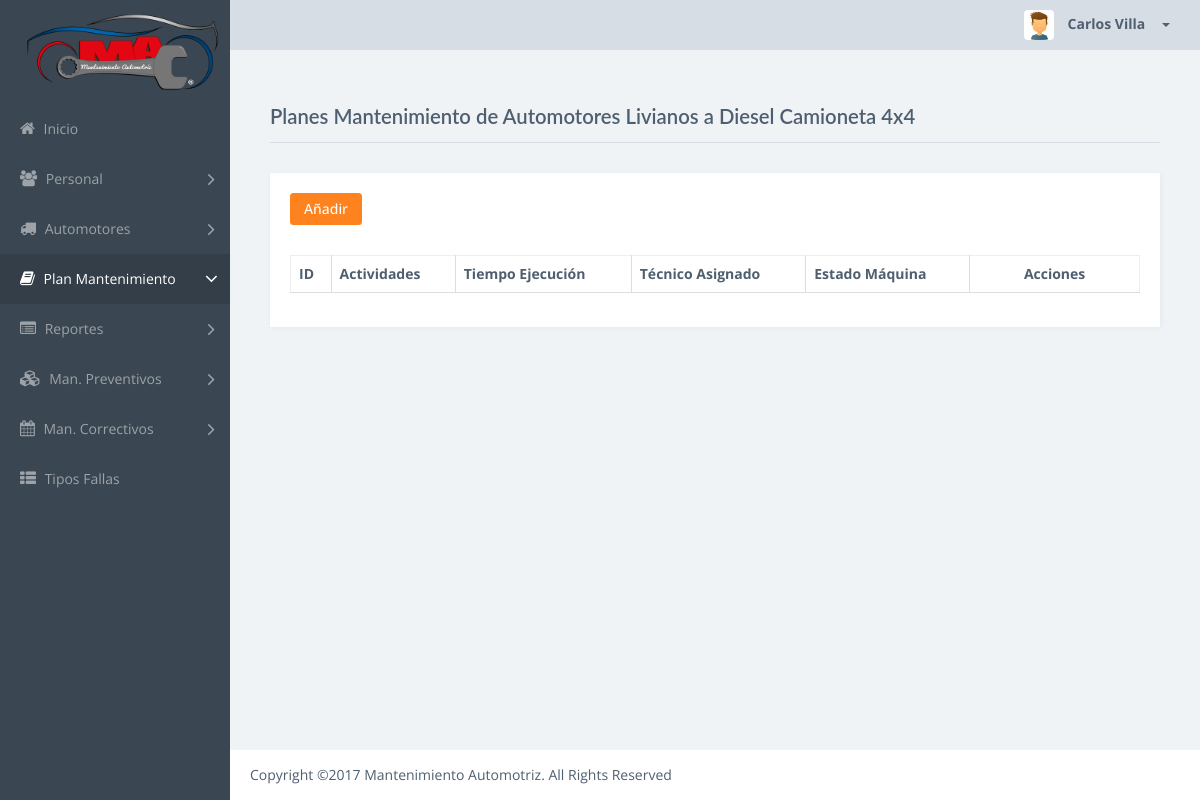
The page /Plan/listar/10 (signed in) on the database as committed earlier.
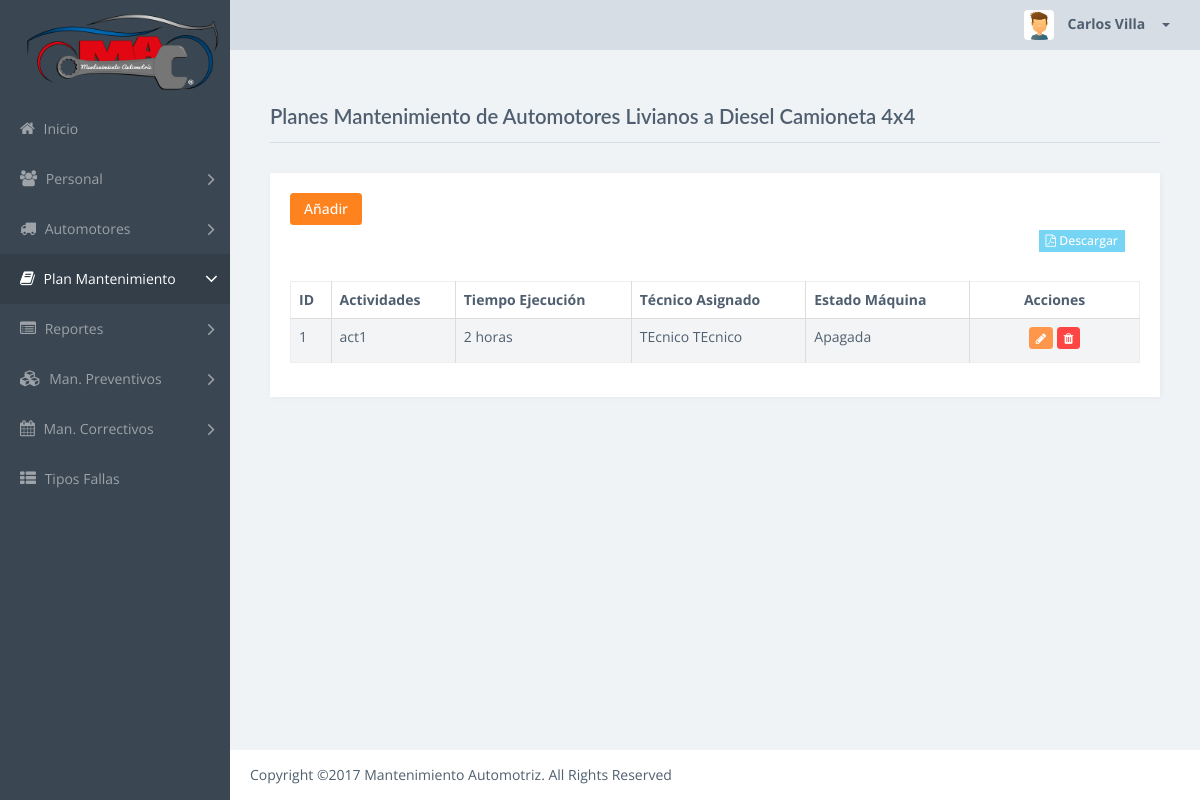
The same page on the database as committed later.
### tables this page shows
CREATE TABLE `plan_mantenimiento` (
  `id` int(11) NOT NULL AUTO_INCREMENT,
  `tiempo_ejecucion` varchar(64) NOT NULL,
  `estado_maquina` tinyint(4) NOT NULL,
  `herramientas` varchar(256) NOT NULL,
  `materiales` varchar(256) NOT NULL,
  `equipo` varchar(256) DEFAULT NULL,
  `procedimiento` text NOT NULL,
  `observaciones` varchar(2048) NOT NULL,
  `tarea` varchar(1024) NOT NULL,
  `tecnico_id` int(11) NOT NULL,
  `tipo_id` int(11) NOT NULL,
  `unidad_id` int(11) NOT NULL,
  `unidad_numero` int(11) NOT NULL,
  `alerta_numero` int(11) NOT NULL,
  `eliminado` tinyint(4) NOT NULL DEFAULT '0',
  `url` varchar(512) DEFAULT NULL,
  PRIMARY KEY (`id`)
);

CREATE TABLE `usuario` (
  `id` int(11) NOT NULL AUTO_INCREMENT,
  `tipo_usuario_id` int(11) NOT NULL,
  `nombres` varchar(64) NOT NULL,
  `apellidos` varchar(64) NOT NULL,
  `identificacion` varchar(13) NOT NULL,
  `direccion` varchar(512) NOT NULL,
  `telefono` varchar(10) DEFAULT NULL,
  `celular` varchar(10) DEFAULT NULL,
  `email` varchar(128) DEFAULT NULL,
  `usuario` varchar(64) NOT NULL,
  `password` varchar(128) NOT NULL,
  `eliminado` int(11) NOT NULL DEFAULT '0',
  `vehiculos` int(11) NOT NULL DEFAULT '0',
  PRIMARY KEY (`id`),
  KEY `fk_tecnico_tipo_usuario_idx` (`tipo_usuario_id`),
  CONSTRAINT `fk_tecnico_tipo_usuario` FOREIGN KEY (`tipo_usuario_id`) REFERENCES `tipo_usuario` (`id`) ON DELETE NO ACTION ON UPDATE NO ACTION
);

### controllers/PlanControlador.php (called while the page is built, shortened)
<?php
require_once (PATH_MODELOS . "/PlanModelo.php");
class PlanControlador {
	public function listar() {
		$model = new PlanModelo();
		$datos = $model->obtenerListadoPlan();
		$tipo = $model->obtenerTipo();
		require_once PATH_VISTAS."/Plan/vista.listado.php";
	}
}

### index.php (called while the page is built, shortened)
<?php
if(isset($_GET['action'])){
	$redirect = ($_GET['action']!='')?$_GET['action']:"listar";
}
$controller = new $controllerName();
$controller->$redirect();
?>

### views/Plan/index.php (called while the page is built, shortened)
<?php
require_once("../../index.php");
?>

### models/PlanModelo.php (called while the page is built, shortened)
<?php
require_once(PATH_MODELOS."/BaseModelo.php");
class PlanModelo {
	public function obtenerListadoPlan($tipo_id=null){
		if($tipo_id==null){
			$tipo = $_GET['id'];
		}else{
			$tipo = $tipo_id;
		}
		$model = new BaseModelo();
		$sql = "select p.*, u.nombres, u.apellidos from plan_mantenimiento as p
				inner join usuario as u on u.id = p.tecnico_id
				where p.eliminado = 0 and tipo_id=".$tipo;
		$result = $model->ejecutarSql($sql);
		return $model->obtenerCampos($result);
	}
	public function obtenerTipo($tipo_id=null)
	{
		if(isset($tipo_id)){
			$tipo = $tipo_id;
		}
		else{
			$tipo = $_GET['id'];
		}
		$model = new BaseModelo();
		if($tipo <> 4){
			$sql = "select * from tipo_vehiculo where plan_mantenimiento = ".$tipo;
			$result = $model->ejecutarSql($sql);
			$resultArray = $model->obtenerCampos($result);
			$resultArray = isset($resultArray[0])?$resultArray[0]:null;
		}
		else{
			$resultArray['plan_mantenimiento'] = 4;
			$resultArray['nombre'] ="Maquinaria Pesada";
			$resultArray['descripcion'] ="Maquinaria Pesada";
		}
		return $resultArray;
	}
}

### models/BaseModelo.php (called while the page is built, shortened)
<?php
class BaseModelo
{
	private $username = USERNAME;
	private $password = PASSWORD;
	private $database = DATABASE;
	private $host = HOSTNAME_DATABASE;
	private $conexion;
	private function abrirConexion()
	{
		$this->conexion=mysqli_connect($this->host,$this->username,$this->password,$this->database);
		mysqli_set_charset($this->conexion,'utf8');
	}
	public function ejecutarSql($sql,$obtenerId = false)
	{
		$result=mysqli_query($this->conexion,$sql);
		return $result;
	}
	public function obtenerCampos($resultado){
		$resultArray = array();
		if($resultado !== false){
			while ($row = mysqli_fetch_assoc($resultado))
			{
				$resultArray[] = $row;
			}
		}
		return $resultArray;
	}
}

### views/Plan/vista.listado.php (the view, shortened to what this page needs)
<?php include_once PATH_TEMPLATE.'/header.php';?>
<div class="title-block">
    <h1 class="title"> Planes Mantenimiento de <?php echo $tipo['descripcion']; ?></h1>
</div>
<div class="card">
	<div class="card-block">
		<div class="card-title-block">
			<a href='../../Plan/editar/<?php echo $tipo['plan_mantenimiento'];?>-0' class='btn btn-primary rounded' title='Añadir' >
				<i class="glyphicon glyphicon-plus"></i> Añadir
			</a>
	    </div>
	    <div class="row">
			<div class="form-group  col-sm-12" align="right">
				<?php if (count($datos)>0){?>
				<a href="../visualizarPdf/<?php echo $tipo['plan_mantenimiento']?>" target='_blank' class='btn btn-info btn-sm' title='Descargar' ><i class='fa fa-file-pdf-o'></i>  Descargar</a>
				<?php }?>
			</div>
		</div>
	<div class="table-responsive">
		<table class="table table-striped table-bordered table-hover" id="dataTables-example">
	    	<thead>
			    <tr>
			    	<th>ID</th>
				    <th>Actividades</th>
				    <th>Tiempo Ejecución</th>
				    <th>Técnico Asignado</th>
				    <th>Estado Máquina</th>
				    <th style="text-align: center; width: 20%">Acciones</th>
	    		</tr>
    		</thead>
    		<tbody>
    		<?php
    			if( $datos != 0){
    				$contador =1;
    				foreach ($datos as $item) {
    					$estado = ($item['estado_maquina'])?'Encendida':'Apagada';
		    			echo "<tr><td>".$contador."</td>";
		    			echo "<td>".$item['tarea']."</td>";
		    			echo "<td>".$item['tiempo_ejecucion']."</td>";
		    			echo "<td>".$item['nombres']." ".$item['apellidos']."</td>";
		    			echo "<td>".$estado."</td>";
		    			$id = $tipo['plan_mantenimiento']."-".$item['id'];
		    			echo "<td align='center'>
						<a href='../../Plan/editar/".$id."' class='btn btn-warning btn-sm rounded' title='Editar' ><i class='fa fa-pencil'></i></a>
						<a href='javascript:if(confirm(\"Está seguro que desea eliminar el elemento seleccionado?\")){redirect(\"".$id."\");}' class='btn btn-danger btn-sm rounded' title='Eliminar'><i class='fa fa-trash'></i></a></td>";
		    			$contador++;
    				}
    			}?>
    		</tbody>
    	</table>
		</div>
	</div>
</div>
<?php include_once PATH_TEMPLATE.'/footer.php';?>
<link href="<?php echo PATH_CSS; ?>/dataTables.bootstrap.css" rel="stylesheet">
<link href="<?php echo PATH_CSS; ?>/bootstrapValidator.min.css" rel="stylesheet">

Rows that differ between the two databases and show on the page:
added plan_mantenimiento: tarea "act1", tiempo_ejecucion "2 horas", usuario.nombres "TEcnico", usuario.apellidos "TEcnico", estado_maquina "Apagada"
Other text that changed with them:
text now shown: "Descargar"
